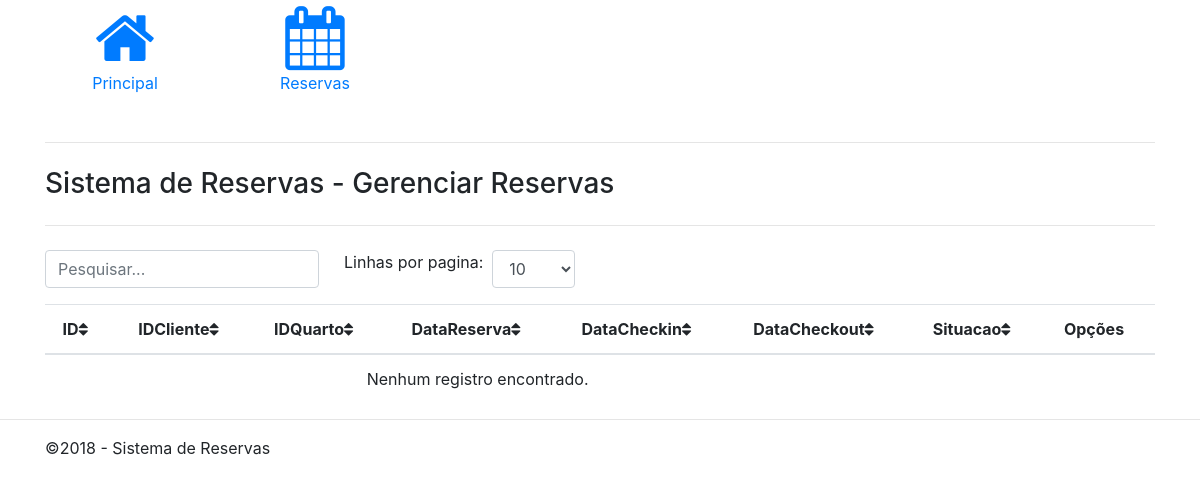
/reserva/index.php, run on an earlier commit of the app's database.
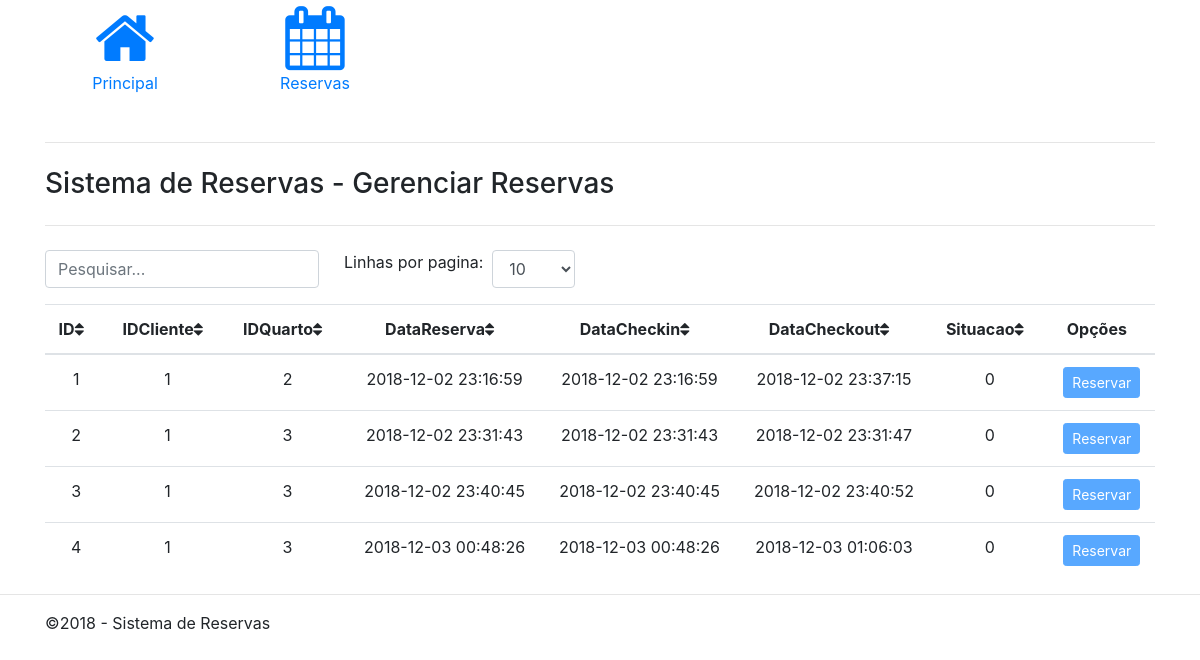
And on a later commit of the database.
### tables this page shows
CREATE TABLE `reserva` (
  `ID` int(11) NOT NULL,
  `IDCliente` int(11) NOT NULL,
  `IDQuarto` int(11) NOT NULL,
  `DataReserva` datetime DEFAULT NULL,
  `DataCheckin` datetime DEFAULT NULL,
  `DataCheckout` datetime DEFAULT NULL,
  `Situacao` tinyint(1) NOT NULL
);

### inc/database.php (called while the page is built, shortened)
<?php
function open_database() {
	try {
				$conn = new mysqli(DB_HOST, DB_USER, DB_PASSWORD, DB_NAME);
				return $conn;
			} catch (Exception $e) {
				echo $e->getMessage();
				return null;
			}
		}
function find_all( $table ) {
	$database = open_database();
	$found = null;
	$sql = "SELECT * FROM " . $table;
	$result = $database->query($sql);
	if ($result->num_rows > 0) {
		$found = $result->fetch_all(MYSQLI_ASSOC);
	}
	return $found;
}

### functions.php (called while the page is built, shortened)
<?php
function index($table = null) {
	$results = find_all($table);
}

### reserva/index.php (the view, shortened to what this page needs)
<?php
require_once('../functions.php');
index($table);
?>
<!DOCTYPE html>
<html>
<head>
	<link rel="stylesheet" href="css/bootstrap.min.css">
	<link href="css/jquery.bdt.css" rel="stylesheet">
	<link href="css/font-awesome.min.css" rel="stylesheet">
</head>
<?php include(HEADER_TEMPLATE); ?>
<body>
<div class="container">
	<hr class="my-4">
	<h3>Sistema de Reservas - Gerenciar Reservas</h3>
	<hr class="my-4">
</div>
<div class="container">
<table id="bootstrap-table" class="table table-hover">
	<thead class="text-center">
		<th>ID<i class="fa fa-sort" aria-hidden="true"></i></th>
		<th>IDCliente<i class="fa fa-sort" aria-hidden="true"></i></th>
		<th>IDQuarto<i class="fa fa-sort" aria-hidden="true"></i></th>
		<th>DataReserva<i class="fa fa-sort" aria-hidden="true"></i></th>
		<th>DataCheckin<i class="fa fa-sort" aria-hidden="true"></i></th>
		<th>DataCheckout<i class="fa fa-sort" aria-hidden="true"></i></th>
		<th>Situacao<i class="fa fa-sort" aria-hidden="true"></i></th>
		<th>Opções</th>
	</thead>
	<tbody class="text-center">
      <?php if ($results): ?>
	  <?php foreach ($results as $result): ?>
		<tr>
			<td><?php echo $result['ID']; ?></td>
			<td><?php echo $result['IDCliente']; ?></td>
			<td><?php echo $result['IDQuarto']; ?></td>
			<td><?php echo $result['DataReserva']; ?></td>
			<td><?php echo $result['DataCheckin']; ?></td>
			<td><?php echo $result['DataCheckout']; ?></td>
			<td><?php echo $result['Situacao']; ?></td>
			<td style="text-align: center;">
				<?php
				  if ($result['Situacao'] == 1)
				  {
				?>
					<div class="btn-group btn-group-sm" role="group">
						<a class="btn btn-primary btn-sm" href="index.php?IdReserva=<?php echo $result['ID']; ?>&IdQuarto=<?php echo $result['IDQuarto']; ?>&reserva=&checkout=1" role="button" >Check-Out</a>
					</div>
				<?php
				  }
				  else
				  {
				?>
					<div class="btn-group btn-group-sm" role="group">
						<button id="btnReserva" class="btn btn-primary btn-sm" href="../index.php?btnReserva=true" role="button" disabled>Reservar</button>
					</div>
				<?php
				  }
				?>
			</td>
		</tr>
      <?php endforeach; ?>
	  <?php else: ?>
		  <tr>
			 <td colspan="6">Nenhum registro encontrado.</td>
		  </tr>
      <?php endif; ?>
   </tbody>
</table>
</div>
<?php include(FOOTER_TEMPLATE); ?>

### inc/header.php
<header>
	<div class="container">
		<div class="row">
			<div class="col-md-2">
				<a href="<?php echo BASEURL; ?>index.php" class="btn btn-default">
					<div class="row">
						<div class="col-md-12 text-center">
							<i class="fa fa-home fa-4x"></i>
						</div>
						<div class="col-md-12 text-center">
							<p>Principal</p>
						</div>
					</div>
				</a>
			</div>
			<div class="col-md-2">
				<a href="<?php echo BASEURL; ?>reserva/index.php?reserva=&checkout=" class="btn btn-default">
					<div class="row">
						<div class="col-md-12 text-center">
							<i class="fa fa-calendar fa-4x"></i>
						</div>
						<div class="col-md-12 text-center">
							<p>Reservas</p>
						</div>
					</div>
				</a>
			</div>
		</div>
	</div>
</header>

### inc/footer.php
		<hr>
		<footer class="container">
		<p>&copy;2018 - Sistema de Reservas</p>
		</footer>
</body>
</html>

What changed in the data, as far as the page shows it:
added reserva: ID "1", IDCliente "1", IDQuarto "2", DataReserva "2018-12-02 23:16:59", DataCheckin "2018-12-02 23:16:59", DataCheckout "2018-12-02 23:37:15", Situacao "0", shows "Reservar"
added reserva: ID "2", IDCliente "1", IDQuarto "3", DataReserva "2018-12-02 23:31:43", DataCheckin "2018-12-02 23:31:43", DataCheckout "2018-12-02 23:31:47", Situacao "0", shows "Reservar"
added reserva: ID "3", IDCliente "1", IDQuarto "3", DataReserva "2018-12-02 23:40:45", DataCheckin "2018-12-02 23:40:45", DataCheckout "2018-12-02 23:40:52", Situacao "0", shows "Reservar"
added reserva: ID "4", IDCliente "1", IDQuarto "3", DataReserva "2018-12-03 00:48:26", DataCheckin "2018-12-03 00:48:26", DataCheckout "2018-12-03 01:06:03", Situacao "0", shows "Reservar"
Also different on the page:
text no longer shown: "Nenhum registro encontrado."
